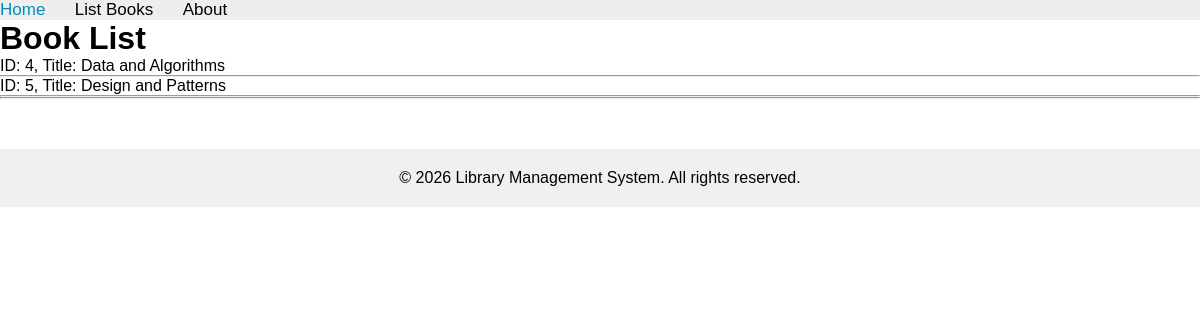
/books/simple/query, run on an earlier commit of the app's database.
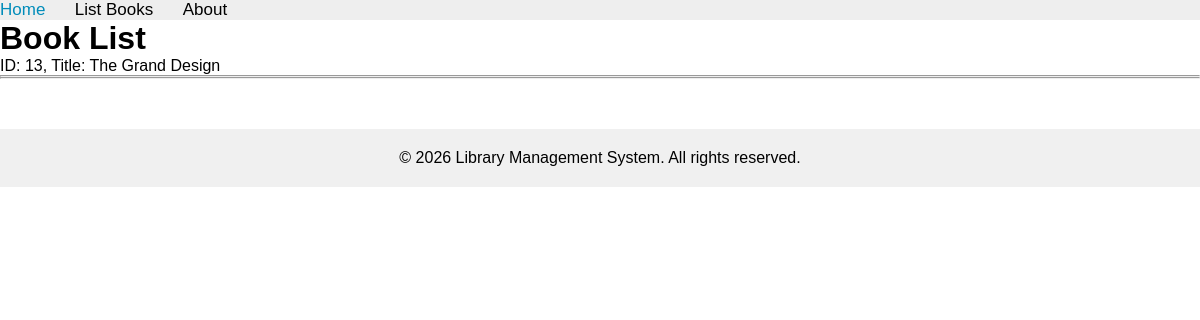
And on a later commit of the database.
### apps/bookmodule/models.py (models this page shows, shortened)
class Book(models.Model):
    title = models.CharField(max_length=100)
    price = models.FloatField(default=0.0)
    quantity = models.IntegerField(default=1)
    pubdate = models.DateTimeField()
    rating = models.SmallIntegerField(default=1)
    publisher = models.ForeignKey(Publisher, null=True, blank=True, on_delete=models.SET_NULL, related_name='books')
    authors = models.ManyToManyField(Author, related_name='books')
    author = models.CharField(max_length=50, default='Unknown')
    edition = models.SmallIntegerField(default=1)

### apps/bookmodule/views.py (the view)
# urls.py: path('simple/query', views.simple_query, name="books.simple_query"),
def simple_query(request):
    mybooks = Book.objects.filter(title__icontains='and')
    return render(request, 'bookmodule/bookList.html', {'books': mybooks})

### apps/templates/bookmodule/bookList.html (shortened to what this page needs)
{% extends "layouts/base.html" %}
{% load static %}
{% block content %}
<h1>Book List</h1>
{% if books %}
    {% for obj in books %}
        ID: {{ obj.id }}, Title: {{ obj.title }}
        <hr>
    {% endfor %}
{% else %}
    <p>No books found.</p>
{% endif %}
{% endblock content %}

What changed in the data, as far as the page shows it:
removed Book: id "4", title "Data and Algorithms"
removed Book: id "5", title "Design and Patterns"
added Book: id "13", title "The Grand Design"
